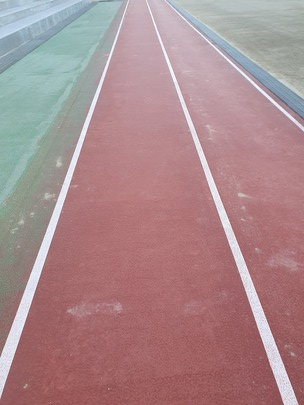
#> input picture 2.jpg, 304 x 405 px
$ python img.py
#> lines starting #> are read from the running program, lines starting #| are printed output that depends on the picture; after the words box and inside, x2 and y2 are one past the last pixel; in counts of white or black regions, pixels touching at a corner belong together
import cv2
import numpy as np

img = cv2.imread("2.jpg")
#> img is the input picture: shape (405, 304, 3); mean B, G, R 139.9, 137.1, 170
gray = cv2.cvtColor(img, cv2.COLOR_BGR2GRAY)
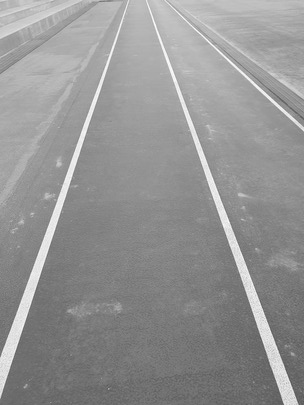
#> gray: shape (405, 304); min 84, max 253, mean 147.3
edges = cv2.Canny(gray, 75, 150)
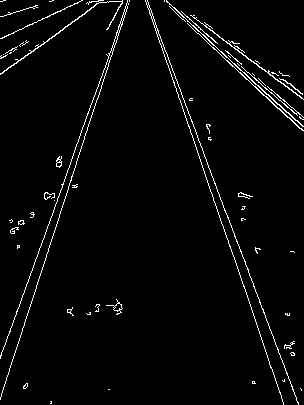
#> edges: shape (405, 304); 2.8% white in thin lines or dots

lines = cv2.HoughLinesP(edges, 1, np.pi/180, 150, maxLineGap=250)
#> lines = [[145, 0, 281, 395], [0, 398, 129, 0], [0, 357, 127, 8], [147, 7, 298, 402], [166, 0, 286, 112]]
print(lines)
#| [[[145   0 281 395]]
#|  [[  0 398 129   0]]
#|  [[  0 357 127   8]]
#|  [[147   7 298 402]]
#|  [[166   0 286 112]]]

for line in lines:
    x1, y1, x2, y2 = line[0]
    cv2.line(img, (x1, y1), (x2, y2), (0, 255, 0), 3)
#> this loop made 5 passes
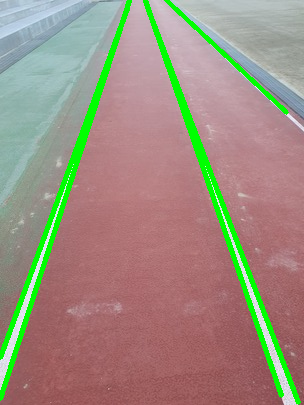
#> img: shape (405, 304, 3); 6.73% of pixels changed, all inside (x1, y1, x2, y2) = (0, 0, 301, 405)

cv2.imshow("image2", edges)
cv2.imshow("Image", img)
cv2.waitKey(0)
cv2.destroyAllWindows()

$ run again, with line.jpg copied over 2.jpg
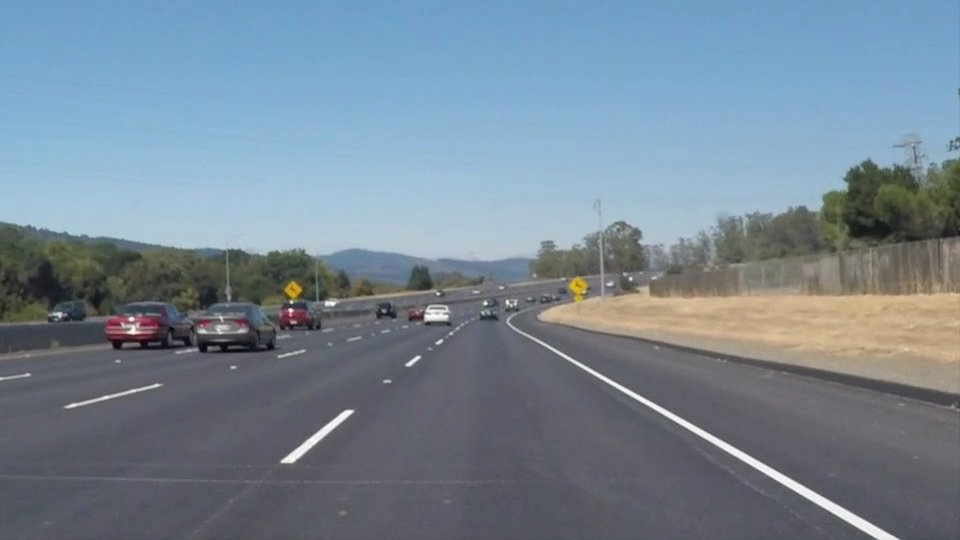
#> input picture line.jpg, 960 x 540 px
#> img is the input picture: shape (540, 960, 3); mean B, G, R 148.1, 134.5, 118.5
#> `edges = cv2.Canny(gray, 75, 150)`:
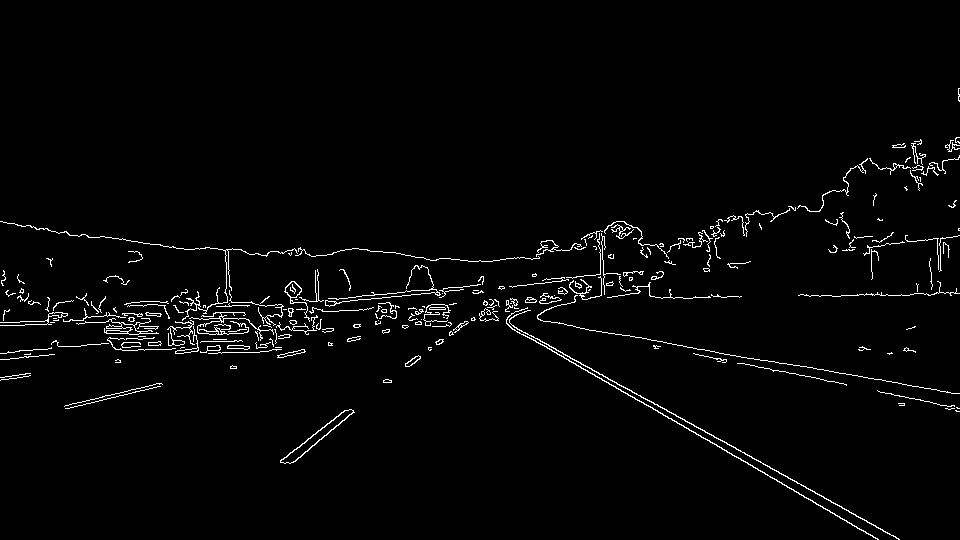
#> edges: shape (540, 960); 2.2% white in thin lines or dots, all inside (x1, y1, x2, y2) = (0, 88, 960, 540)
#> lines = 13 rows, first 6: [379, 251, 899, 539], [378, 251, 877, 539], [381, 251, 872, 535], [226, 264, 959, 393], [6, 322, 956, 289], [19, 325, 946, 244]
#| [[[379 251 899 539]]
#|  [[378 251 877 539]]
#|  [[381 251 872 535]]
#|  [[226 264 959 393]]
#|  [[  6 322 956 289]]
#|  [[ 19 325 946 244]]
#> (further printed lines are left out)
#> the loop `for line in lines:` made 13 passes
#> after the loop `for line in lines:`:
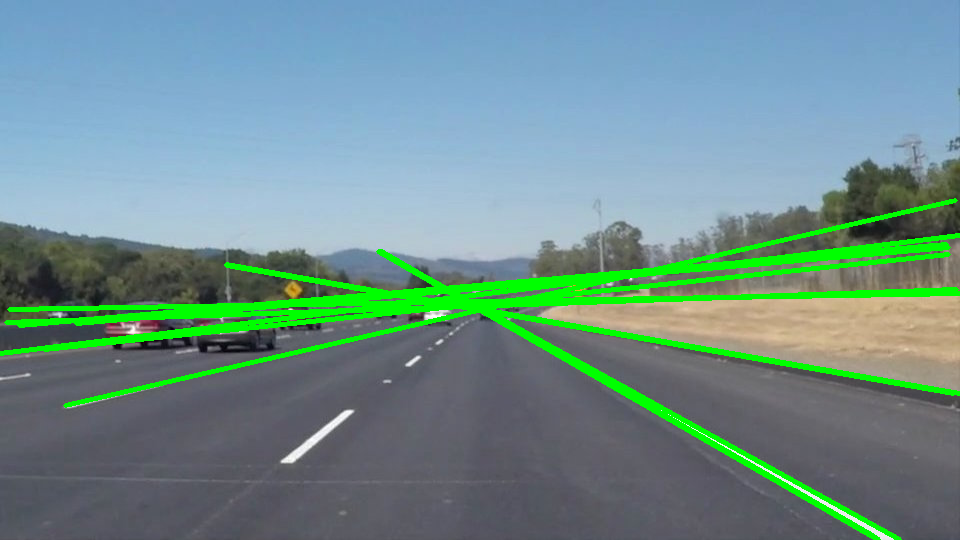
#> img: shape (540, 960, 3); 6.48% of pixels changed, all inside (x1, y1, x2, y2) = (0, 198, 960, 540)
